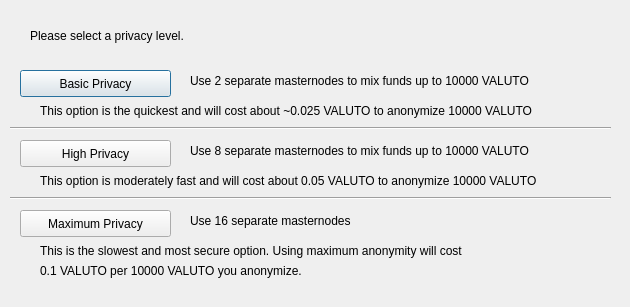
<?xml version="1.0" encoding="UTF-8"?>
<ui version="4.0">
 <class>ObfuscationConfig</class>
 <widget class="QDialog" name="ObfuscationConfig">
  <property name="geometry">
   <rect>
    <x>0</x>
    <y>0</y>
    <width>630</width>
    <height>307</height>
   </rect>
  </property>
  <property name="windowTitle">
   <string>Configure Obfuscation</string>
  </property>
  <widget class="QPushButton" name="buttonBasic">
   <property name="geometry">
    <rect>
     <x>20</x>
     <y>70</y>
     <width>151</width>
     <height>27</height>
    </rect>
   </property>
   <property name="text">
    <string>Basic Privacy</string>
   </property>
  </widget>
  <widget class="QPushButton" name="buttonHigh">
   <property name="geometry">
    <rect>
     <x>20</x>
     <y>140</y>
     <width>151</width>
     <height>27</height>
    </rect>
   </property>
   <property name="text">
    <string>High Privacy</string>
   </property>
  </widget>
  <widget class="QPushButton" name="buttonMax">
   <property name="geometry">
    <rect>
     <x>20</x>
     <y>210</y>
     <width>151</width>
     <height>27</height>
    </rect>
   </property>
   <property name="text">
    <string>Maximum Privacy</string>
   </property>
  </widget>
  <widget class="QLabel" name="label">
   <property name="geometry">
    <rect>
     <x>30</x>
     <y>20</y>
     <width>571</width>
     <height>31</height>
    </rect>
   </property>
   <property name="text">
    <string>Please select a privacy level.</string>
   </property>
  </widget>
  <widget class="QLabel" name="label_2">
   <property name="geometry">
    <rect>
     <x>190</x>
     <y>70</y>
     <width>421</width>
     <height>21</height>
    </rect>
   </property>
   <property name="text">
    <string>Use 2 separate masternodes to mix funds up to 10000 VALUTO</string>
   </property>
  </widget>
  <widget class="QLabel" name="label_3">
   <property name="geometry">
    <rect>
     <x>190</x>
     <y>140</y>
     <width>411</width>
     <height>21</height>
    </rect>
   </property>
   <property name="text">
    <string>Use 8 separate masternodes to mix funds up to 10000 VALUTO</string>
   </property>
  </widget>
  <widget class="QLabel" name="label_4">
   <property name="geometry">
    <rect>
     <x>190</x>
     <y>210</y>
     <width>421</width>
     <height>21</height>
    </rect>
   </property>
   <property name="text">
    <string>Use 16 separate masternodes</string>
   </property>
  </widget>
  <widget class="QLabel" name="label_6">
   <property name="geometry">
    <rect>
     <x>40</x>
     <y>100</y>
     <width>561</width>
     <height>21</height>
    </rect>
   </property>
   <property name="text">
    <string>This option is the quickest and will cost about ~0.025 VALUTO to anonymize 10000 VALUTO</string>
   </property>
  </widget>
  <widget class="QLabel" name="label_7">
   <property name="geometry">
    <rect>
     <x>40</x>
     <y>170</y>
     <width>561</width>
     <height>21</height>
    </rect>
   </property>
   <property name="text">
    <string>This option is moderately fast and will cost about 0.05 VALUTO to anonymize 10000 VALUTO</string>
   </property>
  </widget>
  <widget class="QLabel" name="label_8">
   <property name="geometry">
    <rect>
     <x>40</x>
     <y>240</y>
     <width>561</width>
     <height>21</height>
    </rect>
   </property>
   <property name="text">
    <string>This is the slowest and most secure option. Using maximum anonymity will cost</string>
   </property>
  </widget>
  <widget class="QLabel" name="label_9">
   <property name="geometry">
    <rect>
     <x>40</x>
     <y>260</y>
     <width>561</width>
     <height>21</height>
    </rect>
   </property>
   <property name="text">
    <string>0.1 VALUTO per 10000 VALUTO you anonymize.</string>
   </property>
  </widget>
  <widget class="Line" name="line">
   <property name="geometry">
    <rect>
     <x>10</x>
     <y>120</y>
     <width>601</width>
     <height>16</height>
    </rect>
   </property>
   <property name="orientation">
    <enum>Qt::Horizontal</enum>
   </property>
  </widget>
  <widget class="Line" name="line_2">
   <property name="geometry">
    <rect>
     <x>10</x>
     <y>190</y>
     <width>601</width>
     <height>16</height>
    </rect>
   </property>
   <property name="orientation">
    <enum>Qt::Horizontal</enum>
   </property>
  </widget>
 </widget>
 <resources/>
 <connections/>
</ui>
